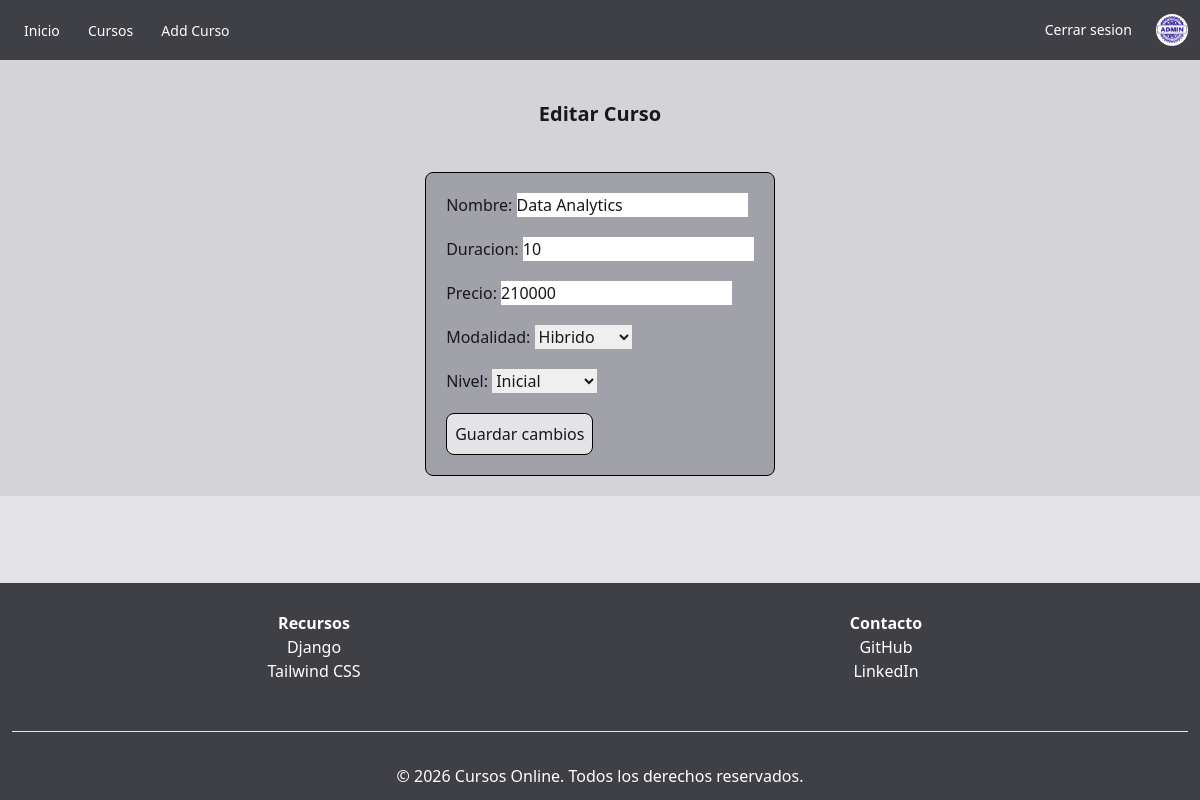
/editar/10/ (signed in), run on the app's committed database.
### usuarios/models.py (models this page shows, shortened)
class UsuarioPersonalizado(AbstractUser):
    telefono = models.CharField(
        max_length=50,
        null=True,
        blank=True
    )
    foto = models.ImageField(
        upload_to='users_foto/',
        null=True,
        blank=True
    )

### cursos/models.py (models this page shows, shortened)
class Curso(models.Model):
    nombre = models.CharField(max_length=100)
    duracion = models.IntegerField()
    precio = models.IntegerField()
    activo = models.BooleanField(default=True)
    modalidad = models.ForeignKey(
        Modalidad,
        on_delete=models.CASCADE,
        related_name="modalidad",
        default=None,
        null=True,
        blank=True
    )
    nivel = models.ForeignKey(
        Nivel,
        on_delete=models.CASCADE,
        related_name="nivel",
        default=None,
        null=True,
        blank=True
    )
    class Meta:
        verbose_name_plural = "Cursos disponible"
        ordering = ["-id"]

class Modalidad(models.Model):
    nombre = models.CharField(max_length=50)
    def __str__(self):
        return self.nombre
    class Meta:
        verbose_name_plural = "Modalidades"

class Nivel(models.Model):
    nombre = models.CharField(max_length=50)
    def __str__(self):
        return self.nombre
    class Meta:
        verbose_name_plural = "Niveles"

### cursos/views.py (the view)
# urls.py: path('editar/<int:id>/', views.editarCurso, name='editarCurso'),
@login_required
@permission_required('cursos.change_curso')
def editarCurso(request, id):
    curso = get_object_or_404(Curso, id=id)
    if request.method == 'POST':
        form = CursoForm(request.POST, instance=curso)
        if form.is_valid():
            form.save()
            return redirect('cursos')
    else:
        form = CursoForm(instance=curso)
    return render(request, 'cursos/editar_curso.html', {"form":form})

### cursos/forms.py
class CursoForm (forms.ModelForm):
    class Meta:
        model = Curso
        fields = [
            "nombre",
            "duracion",
            "precio",
            "modalidad",
            "nivel",
        ]

### cursos/templates/cursos/editar_curso.html (shortened to what this page needs)
{% extends './base.html' %}
{% block body %}
    <section class="bg-zinc-300 gap-6 px-10 py-5 flex flex-col justify-center items-center text-center">
        <h1 class="font-lg text-xl font-bold py-5">
            Editar Curso
        </h1>
        <form class="flex flex-col items-start gap-5 border border-black p-5 rounded-lg bg-zinc-400" method="POST">
            {{ form.as_p }}
            <button class="border border-black p-2 rounded-lg bg-zinc-200" type="submit">Guardar cambios</button>
        </form>
    </section>
{% endblock %}

### cursos/templates/cursos/base.html (shortened to what this page needs)
{% load static %}
<!DOCTYPE html>
<html lang="en">
<head>
    <script src="https://cdn.tailwindcss.com"></script>
</head>
<body class="flex flex-col min-h-screen bg-zinc-200 text-zinc-900">
    <header>
        <nav class="bg-zinc-700 text-white flex justify-between items-center px-3 py-3 max-lg:hidden">
            <div>
                <a href="{% url 'index' %}" class="px-3 py-2 rounded-md text-sm font-medium hover:bg-zinc-600">Inicio</a>
                <a href="{% url 'cursos' %}" class="px-3 py-2 rounded-md text-sm font-medium hover:bg-zinc-600">Cursos</a>
                {% if perms.cursos.change_curso %}
                    <a href="{% url 'crearCurso' %}" class="px-3 py-2 rounded-md text-sm font-medium hover:bg-zinc-600">Add Curso</a>
                {% endif %}
            </div>
            <div class="flex items-center gap-3">
                {% if user.is_authenticated %}
                    <form action="{% url 'logout' %}" method="post">
                        <button type="submit" class="px-3 py-2 rounded-md text-sm font-medium hover:bg-zinc-600">Cerrar sesion</button>
                    </form>
                {% else %}
                    <a href="{% url 'login' %}" class="px-3 py-2 rounded-md text-sm font-medium hover:bg-zinc-600">Iniciar sesion</a>
                {% endif %}
                {% if user.foto %}
                    <img src="{{ user.foto.url }}" alt="Foto de perfil" class="flex w-8 h-8 rounded-full">
                {% else %}
                    <img src="{% static 'images/foto_default.jpeg' %}" alt="Foto de perfil por defecto" class="flex w-8 h-8 rounded-full">
                {% endif %}
            </div>
        </nav>
    </header>
    <main class="bg-zinc-200 flex-grow">
        {% block body %}
        {% endblock %}
    </main>
    <footer class="bg-zinc-700 text-white text-center p-3 mt-5">
        <div class="mx-auto w-full max-w-screen-xl p-4 grid grid-cols-2">
            <div>
                <h2 class="font-semibold">Recursos</h2>
                <ul>
                    <li><a href="https://djangoproject.com/" class="hover:underline">Django</a></li>
                    <li><a href="https://tailwindcss.com/" class="hover:underline">Tailwind CSS</a></li>
                </ul>
            </div>
            <div>
                <h2 class="font-semibold">Contacto</h2>
                <ul>
                    <li><a href="https://github.com/CarlaNada" class="hover:underline">GitHub</a></li>
                    <li><a href="https://www.linkedin.com/in/carla-nadalig-" class="hover:underline">LinkedIn</a></li>
                </ul>
            </div>
        </div>
        <hr class="my-6 border-default sm:mx-auto lg:my-8" />
            <p class="flex justify-center">&copy; 2026 Cursos Online. Todos los derechos reservados.</p>
    </footer>
</body>
</html>

### data on the page
UsuarioPersonalizado: foto (picture)
Curso: nombre "Data Analytics", duracion "10", precio "210000", modalidad "Hibrido", nivel "Inicial"
